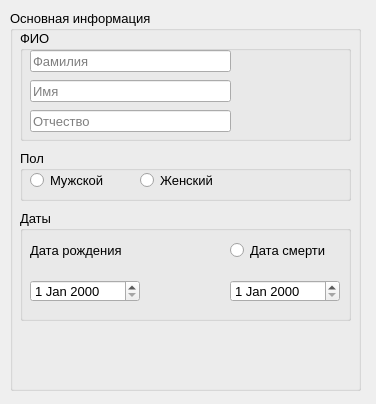
<?xml version="1.0" encoding="UTF-8"?>
<ui version="4.0">
 <class>Form</class>
 <widget class="QWidget" name="Form">
  <property name="geometry">
   <rect>
    <x>0</x>
    <y>0</y>
    <width>376</width>
    <height>404</height>
   </rect>
  </property>
  <property name="windowTitle">
   <string>Добавление человека</string>
  </property>
  <widget class="QGroupBox" name="groupBox">
   <property name="geometry">
    <rect>
     <x>10</x>
     <y>10</y>
     <width>351</width>
     <height>381</height>
    </rect>
   </property>
   <property name="font">
    <font>
     <pointsize>10</pointsize>
    </font>
   </property>
   <property name="whatsThis">
    <string/>
   </property>
   <property name="title">
    <string>Основная информация</string>
   </property>
   <property name="flat">
    <bool>false</bool>
   </property>
   <widget class="QGroupBox" name="groupBox_2">
    <property name="geometry">
     <rect>
      <x>10</x>
      <y>20</y>
      <width>331</width>
      <height>111</height>
     </rect>
    </property>
    <property name="title">
     <string>ФИО</string>
    </property>
    <widget class="QLineEdit" name="lineEdit_3">
     <property name="geometry">
      <rect>
       <x>10</x>
       <y>80</y>
       <width>201</width>
       <height>22</height>
      </rect>
     </property>
     <property name="placeholderText">
      <string>Отчество</string>
     </property>
    </widget>
    <widget class="QLineEdit" name="lineEdit">
     <property name="geometry">
      <rect>
       <x>10</x>
       <y>20</y>
       <width>201</width>
       <height>22</height>
      </rect>
     </property>
     <property name="whatsThis">
      <string/>
     </property>
     <property name="placeholderText">
      <string>Фамилия</string>
     </property>
    </widget>
    <widget class="QLineEdit" name="lineEdit_2">
     <property name="geometry">
      <rect>
       <x>10</x>
       <y>50</y>
       <width>201</width>
       <height>22</height>
      </rect>
     </property>
     <property name="placeholderText">
      <string>Имя</string>
     </property>
    </widget>
   </widget>
   <widget class="QGroupBox" name="groupBox_3">
    <property name="geometry">
     <rect>
      <x>10</x>
      <y>200</y>
      <width>331</width>
      <height>111</height>
     </rect>
    </property>
    <property name="title">
     <string>Даты</string>
    </property>
    <widget class="QDateEdit" name="birth_date">
     <property name="geometry">
      <rect>
       <x>10</x>
       <y>70</y>
       <width>110</width>
       <height>22</height>
      </rect>
     </property>
    </widget>
    <widget class="QDateEdit" name="dead_date">
     <property name="geometry">
      <rect>
       <x>210</x>
       <y>70</y>
       <width>110</width>
       <height>22</height>
      </rect>
     </property>
    </widget>
    <widget class="QRadioButton" name="radioButton">
     <property name="geometry">
      <rect>
       <x>210</x>
       <y>20</y>
       <width>121</width>
       <height>41</height>
      </rect>
     </property>
     <property name="text">
      <string>Дата смерти</string>
     </property>
    </widget>
    <widget class="QLabel" name="birth_day_label">
     <property name="geometry">
      <rect>
       <x>10</x>
       <y>30</y>
       <width>111</width>
       <height>21</height>
      </rect>
     </property>
     <property name="text">
      <string>Дата рождения</string>
     </property>
    </widget>
   </widget>
   <widget class="QGroupBox" name="groupBox_4">
    <property name="geometry">
     <rect>
      <x>10</x>
      <y>140</y>
      <width>331</width>
      <height>51</height>
     </rect>
    </property>
    <property name="title">
     <string>Пол</string>
    </property>
    <widget class="QRadioButton" name="radioButton_2">
     <property name="geometry">
      <rect>
       <x>10</x>
       <y>20</y>
       <width>95</width>
       <height>20</height>
      </rect>
     </property>
     <property name="text">
      <string>Мужской</string>
     </property>
    </widget>
    <widget class="QRadioButton" name="radioButton_3">
     <property name="geometry">
      <rect>
       <x>120</x>
       <y>20</y>
       <width>95</width>
       <height>20</height>
      </rect>
     </property>
     <property name="text">
      <string>Женский</string>
     </property>
    </widget>
   </widget>
  </widget>
 </widget>
 <resources/>
 <connections/>
</ui>
